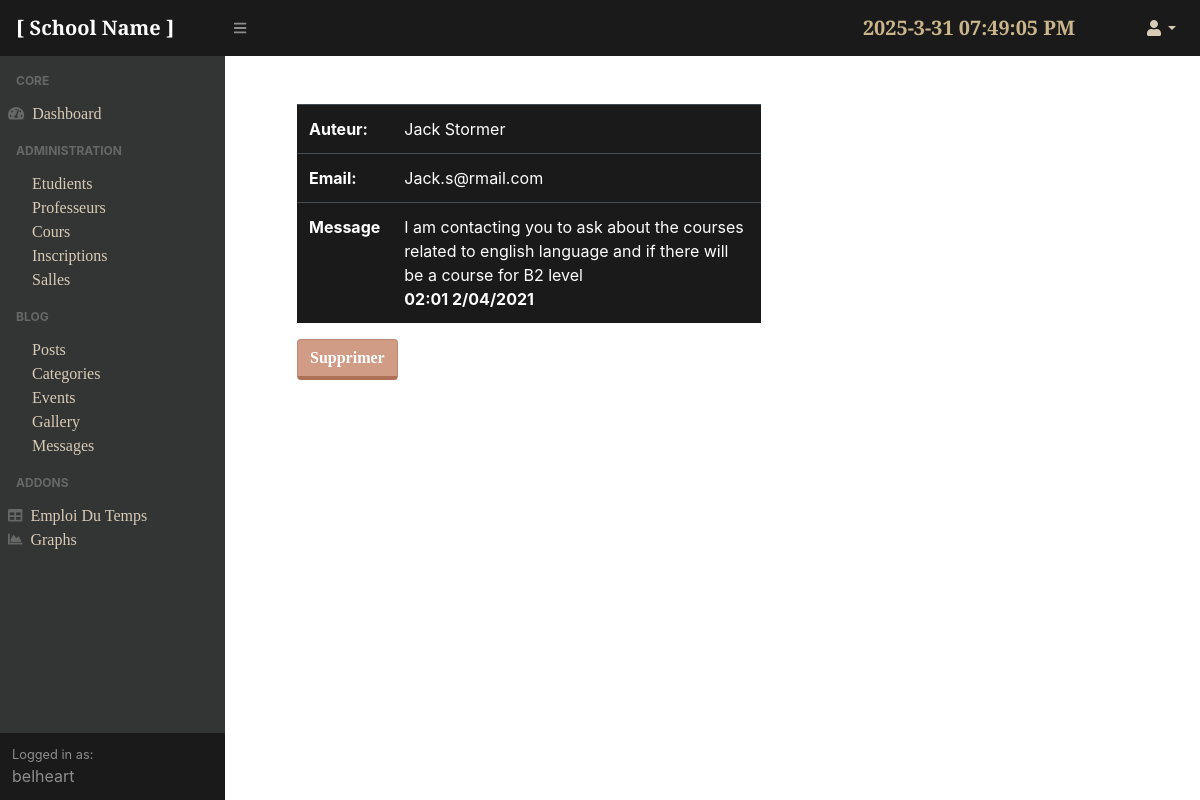
The page /adminpanel/messages/5/details (signed in) on the database its author committed.
### school/models.py (models this page shows)
class Cmessage(models.Model):
    writer = models.CharField(max_length=100, verbose_name='Name')
    email = models.EmailField(max_length=100)
    date = models.DateTimeField(default=timezone.now)
    content =  models.CharField(max_length=300, verbose_name='Text')
    read = models.BooleanField(default=False)

### adminpanel/views.py (the view)
# urls.py: path('messages/<int:pk>/details', login_required(views.MessageView), name = "message-detail"),
def MessageView(request, pk):
    msg = Cmessage.objects.get(pk=pk)
    msg.read=True
    msg.save()
    return render(request, 'adminpanel/message_details.html', {'msg':msg})

### adminpanel/templates/adminpanel/message_details.html (shortened to what this page needs)
{% extends 'adminpanel/base.html' %}
{% load static %}
{% block content %}
<div class="w-50 m-5">
<table class="table table-dark">
<tbody>
	<tr>
		<th scope="row" class="w-15">Auteur:</th>
		<td>{{msg.writer}}</td>
	</tr>
	<tr>
		<th scope="row" class="w-15"> Email:</th>
		<td> {{msg.email}} </td>
	</tr>
		<th scope="row" class="w-15">Message</th>
		<td>{{msg.content}}     <br><strong>{{msg.date|date:"H:i   j/m/Y"}}</strong></td>
</tbody>
</table>
<a class="btn btn-outline-danger" href="{% url 'message-delete' msg.id %}">Supprimer</a>
</div>
{% endblock %}

### adminpanel/templates/adminpanel/base.html (shortened to what this page needs)
{%load static%}
<!DOCTYPE html>
<html lang="en">
    <head>
    <link href="{% static 'adminpanel/assets/css/styles.css'%}" rel="stylesheet" />
    <link href="https://cdn.datatables.net/1.10.20/css/dataTables.bootstrap4.min.css" rel="stylesheet" />
    </head>
    <body class="sb-nav-fixed">
        <nav class="sb-topnav navbar navbar-expand navbar-dark bg-dark">
            <a class="navbar-brand" href="{% url 'blog-home' %}">[ School Name ]</a>
            <button class="btn btn-link btn-sm order-1 order-lg-0" id="sidebarToggle" href="#"><i class="fas fa-bars"></i></button>
            <form class="d-none d-md-inline-block form-inline ml-auto mr-0 mr-md-3 my-2 my-md-0">
                <p id="MyClockDisplay"  class="navbar-brand mr-5 text-gold" onload="showTime()"></p>
            </form>
            <ul class="navbar-nav ml-auto ml-md-0">
                <li class="nav-item dropdown">
                    <a class="nav-link dropdown-toggle" id="userDropdown" href="#" role="button" data-toggle="dropdown" aria-haspopup="true" aria-expanded="false"><i class="fas fa-user fa-fw"></i></a>
                </li>
            </ul>
        </nav>
        <div id="layoutSidenav">
            <div id="layoutSidenav_nav">
                <nav class="sb-sidenav accordion sb-sidenav-dark" id="sidenavAccordion">
                    <div class="sb-sidenav-menu">
                        <div class="nav">
                            <div class="sb-sidenav-menu-heading">Core</div>
                            <a class="nav-link" href="{% url 'dashboard' %}">
                                <div class="sb-nav-link-icon"><i class="fas fa-tachometer-alt"></i></div>
                                Dashboard
                            </a>
                            <div class="sb-sidenav-menu-heading">Administration</div>
                            <div class="collapse show" id="collapseLayouts" aria-labelledby="headingOne" data-parent="#sidenavAccordion" style="">
                                <nav class="sb-sidenav-menu-nested nav">
                                    <a class="nav-link" href="{% url 'students' %}">Etudients</a>
                                    <a class="nav-link" href="{% url 'teachers' %}">Professeurs</a>
                                    <a class="nav-link" href="{% url 'courses' %}">Cours</a>
                                    <a class="nav-link" href="{% url 'inscriptions' %}">Inscriptions</a>
                                    <a class="nav-link" href="{% url 'salles' %}">Salles</a>
                                </nav>
                            </div>
                            <div class="sb-sidenav-menu-heading">Blog</div>
                            <div class="collapse show" id="collapseLayouts" aria-labelledby="headingOne" data-parent="#sidenavAccordion" style="">
                                <nav class="sb-sidenav-menu-nested nav">
                                    <a class="nav-link" href="{% url 'blog-posts' %}">Posts</a>
                                    <a class="nav-link" href="{% url 'categories' %}">Categories</a>
                                    <a class="nav-link" href="{% url 'events-admin' %}">Events</a>
                                    <a class="nav-link" href="{% url 'gallery' %}">Gallery</a>
                                    <a class="nav-link" href="{% url 'messages' %}">Messages</a>
                                </nav>
                            </div>
                            <div class="sb-sidenav-menu-heading">Addons</div>
                            <a class="nav-link" href="{% url 'schedule'%}">
                                <div class="sb-nav-link-icon"><i class="fas fa-table"></i></div>
                                Emploi Du Temps
                            </a>
                            <a class="nav-link" href="{% url 'charts'%}">
                                <div class="sb-nav-link-icon"><i class="fas fa-chart-area"></i></div>
                                Graphs
                            </a>
                        </div>
                    </div>
                    <div class="sb-sidenav-footer">
                        <div class="small">Logged in as:</div>
                        {{user.username}}
                    </div>
                </nav>
            </div>
        <div id='layoutSidenav_content'>
        <main>
        <div class="container-fluid">
            {% block content %}{% endblock %}
        </div>
        </main>
        </div>
    </body>
</html>

### rows shown on the page
Cmessage: writer "Jack Stormer", email "Jack.s@rmail.com", content "I am contacting you to ask about the courses related to english language and if there will be a course for B2 level", date "02:01 2/04/2021"

### other values the page prints
{{ user.username }} "belheart"
